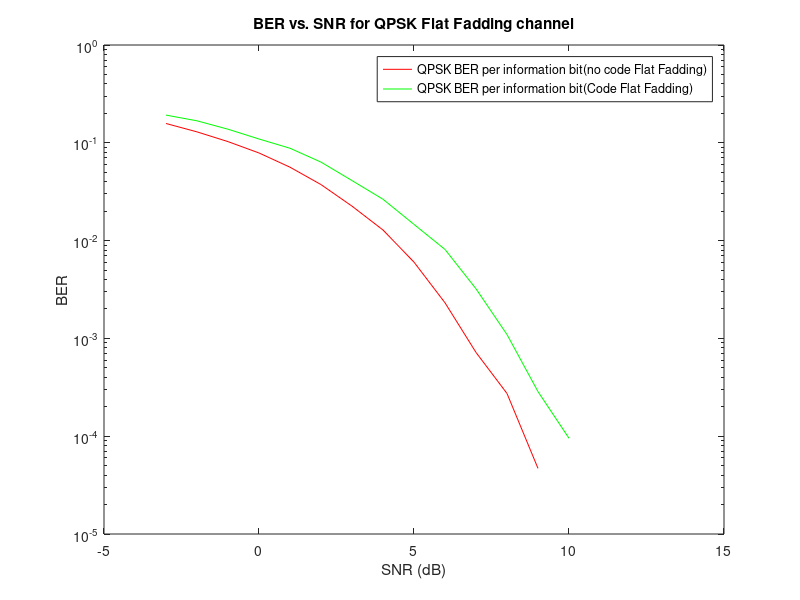

Here is the MATLAB script that generated this plot:
%-------------------------------QPSK--------------------------------------
clc;
clear;
close all;
% Parameters:
Eb = 1;
Eb_Code=1;
A=1;
A_information=1/sqrt(3);
CP = 16;
L  = 1000;                   % Number of symbols (1000)
N  = L*(64+CP);              % Number of bits (40000)
SNR=-3:1:12;                  % Assumption SNR in (dB)
OFDM_SYM_nocode      = [];   % the OFDM symblos for no code
OFDM_SYM             = [];   % The OFDM symbols for code
QPSK_code_ifft_CYC   = [];   % the output from the cyclic extension
QPSK_nocode_ifft_CYC = [];
Receivied = [];              % the recevied data at the receiver
BER_QPSK_nocode = [];        %QPSK BER NO CODE
BER_QPSK_code   = [];        %QPSK BER coded
NO_OF_BITS_nocode=128;       %128 bits will be generated for no code
NO_OF_BITS_code=42;          %42 bits will be generated for coded to be 126
for x1 = 1:L
    information_bits1 = randi([0, 1], 1, NO_OF_BITS_nocode);
    information_bits2 = randi([0, 1], 1, NO_OF_BITS_code);
    NoCode_Bits=information_bits1;
    rep_bits = repelem(information_bits2, 3);
    rep_bits = [rep_bits, zeros(1,2)];
    
    % construct the OFDM symbols
    OFDM_SYM_nocode = [OFDM_SYM_nocode, NoCode_Bits];
    OFDM_SYM=[OFDM_SYM information_bits2];
    
 %-------------------------Interleaver block------------------------------
    % passing the data througth the interleaver block
     NOCODE_interleaver = matintrlv(NoCode_Bits, 8, 16);
     CODE_interleaver = matintrlv(rep_bits, 8, 16);
%---------------------------Mapper Block----------------------------------
    % mapping the data of no code into QPSK
    codeword_coded_QPSK = [];
    x2 = 1;
    for x3 = 1:2:128
        if (CODE_interleaver(x3) == 0 && CODE_interleaver(x3 + 1) == 0)
            codeword_coded_QPSK(x2) = -1 - 1i;
        elseif (CODE_interleaver(x3) == 0 && CODE_interleaver(x3 + 1) == 1)
            codeword_coded_QPSK(x2) = -1 + 1i;
        elseif (CODE_interleaver(x3) == 1 && CODE_interleaver(x3 + 1) == 0)
            codeword_coded_QPSK(x2) = 1 - 1i;
        elseif (CODE_interleaver(x3) == 1 && CODE_interleaver(x3 + 1) == 1)
            codeword_coded_QPSK(x2) = 1 + 1i;
        end
        x2 = x2 + 1;
    end
    % mapping the data of Code into QPSK
    codeword_no_code_QPSK = [];
    x2=1;
    for x3 = 1:2:128
        if (NOCODE_interleaver(x3) == 0 && NOCODE_interleaver(x3 + 1) == 0)
            codeword_no_code_QPSK(x2) = -1 - 1i;
        elseif (NOCODE_interleaver(x3) == 0 && NOCODE_interleaver(x3 + 1) == 1)
            codeword_no_code_QPSK(x2) = -1 + 1i;
        elseif (NOCODE_interleaver(x3) == 1 && NOCODE_interleaver(x3 + 1) == 0)
            codeword_no_code_QPSK(x2) = 1 - 1i;
        elseif (NOCODE_interleaver(x3) == 1 && NOCODE_interleaver(x3 + 1) == 1)
            codeword_no_code_QPSK(x2) = 1 + 1i;
        end
        x2 = x2 + 1;
    end
    % Passing the data througth the ifft block
    QPSK_code_ifft = ifft((codeword_coded_QPSK.*A_information), 64);
    QPSK_nocode_ifft =ifft(codeword_no_code_QPSK, 64);
    % Add the cyclic extension
    QPSK_code_ifft_CYC = [QPSK_code_ifft_CYC, QPSK_code_ifft(64 - CP + 1:64) QPSK_code_ifft];
    QPSK_nocode_ifft_CYC = [QPSK_nocode_ifft_CYC, QPSK_nocode_ifft(64 - CP + 1:64) QPSK_nocode_ifft];
end
% Ask for the channel type (Flat Fadding == 1) or (Frequncy Selective == 2)
CH_TP = menu('Choose the channle type', 'Flat Fadding', 'Frequency Selective');

% Passing the data througth the channel, then design the receiver
% Parameters
for x4 = SNR
    % Parameters
    remove_nocode_CYC = [];
    remove_coded_CYC = [];
    binary_nocode_received = [] ;
    binary_coded_received = [] ;
    received_nocode_bits = zeros(1,64);
    received_coded_bits = zeros(1,64);
    
    segma = 10 ^ (x4 / 10);
    N0 = Eb / segma;
    NO_coded=Eb_Code/segma;
    
    % Model the noise
    nc = normrnd(0, sqrt(N0 / 2), 1, N);
    ns = normrnd(0, sqrt(N0 / 2), 1, N);
    nc2 = normrnd(0, sqrt(NO_coded / 2), 1, N);
    ns2 = normrnd(0, sqrt(NO_coded / 2), 1, N);
    Noise_QPSK = (nc + 1j * ns)/sqrt(64);
    Noise_QPSK_code=(nc2+1j*ns2)/sqrt(64);
     if CH_TP == 1               % Flat Fadding channel
        %---------------------------------------------------------------%
        % CHANNEL_RAYLEIGH_FLAT_FADING_CHANNEL        
        % Eng.mohamed wa2el he said to remove Rayleigh channel from OFDM
        % hr = normrnd(0, sqrt(0.5), 1, L);
        %hi = normrnd(0, sqrt(0.5), 1, L);
        %channel_QPSK = hr + 1j * hi;
        
        % Passing the data througth the channel
        r_nocode = [];                % the output of the data after the channel and noise
        r_com_nocode = [];          % the ouput after the channel compensator
        r_code = [];                % the output of the data after the channel and noise
        r_com_code = [];          % the ouput after the channel compensator
        x5 = 1;
      for x6 = 1 : (CP + 64) : L * (CP + 64)
       r_nocode = [r_nocode, QPSK_nocode_ifft_CYC(x6:x6 + 63 + CP)];%* channel_QPSK(x5)];
       r_code   = [r_code  , QPSK_code_ifft_CYC(x6:x6 + 63 + CP)]; %* channel_QPSK(x5)];
       x5 = x5 + 1;
      end
              % Adding the noise
        noised_Data_nocode =r_nocode + Noise_QPSK;
        noised_Data_code = r_code + Noise_QPSK_code;
        % Design the receiver
        % First remove the channel effect
        x7 = 1;
        for x8 = 1 : (CP + 64) : L * (CP + 64)
            r_com_nocode = [r_com_nocode noised_Data_nocode(x8:x8 + CP +63) ];%/ channel_QPSK(x7)];
            r_com_code = [r_com_code noised_Data_code(x8:x8 + CP +63)];% / channel_QPSK(x7)];
            x7 = x7 + 1;
        end
    % Remove the cyclic effect, then de-map the signal, and pass throuth
    % the de-interleaver   
    % Remove the cyclic extension
    for x1 = 1 : (CP + 64) : (L * (CP + 64))
     remove_nocode_CYC = [remove_nocode_CYC r_com_nocode(x1 + CP:x1 + (CP + 63))];
     remove_coded_CYC  = [remove_coded_CYC r_com_code(x1 + CP:x1 + (CP + 63))];
    end
    % Passing througth the fft block to invert the effect the ifft
    for x1 = 1:64:64 * L
        %no code fft
        received_nocode_bits = remove_nocode_CYC(x1:x1 + 63);
        received_nocode_bits_fft = fft(received_nocode_bits, 64);
        bits_nocode_fft = received_nocode_bits_fft;
        %coded fft
        received_coded_bits = remove_coded_CYC(x1:x1 + 63);
        received_coded_bits_fft = fft(received_coded_bits, 64);
        bits_coded_fft = received_coded_bits_fft;
        % passing the data througth the de mapper
        bit_nocode_demapped = [];
        bit_coded_demapped = [];
        x2 = 1;
        for x3 = 1:64
            if (real(bits_nocode_fft(x3)) >= 0 && imag(bits_nocode_fft(x3)) >= 0)
                bit_nocode_demapped(x2)      = 1;
                bit_nocode_demapped(x2 + 1)  = 1;
            elseif (real(bits_nocode_fft(x3)) <= 0 && imag(bits_nocode_fft(x3)) >= 0)
                bit_nocode_demapped(x2)      = 0;
                bit_nocode_demapped(x2 + 1)  = 1;
            elseif (real(bits_nocode_fft(x3)) >= 0 && imag(bits_nocode_fft(x3)) <= 0)
                bit_nocode_demapped(x2)      = 1;
                bit_nocode_demapped(x2 + 1)  = 0;
            elseif (real(bits_nocode_fft(x3)) <= 0 && imag(bits_nocode_fft(x3)) <= 0)
                bit_nocode_demapped(x2)      = 0;
                bit_nocode_demapped(x2 + 1)  = 0;
            end
            x2 = x2 + 2;
        end
        x2 = 1;
        for x3 = 1:64
            if (real(bits_coded_fft(x3)) >= 0 && imag(bits_coded_fft(x3)) >= 0)
                bit_coded_demapped(x2)      = 1;
                bit_coded_demapped(x2 + 1)  = 1;
            elseif (real(bits_coded_fft(x3)) <= 0 && imag(bits_coded_fft(x3)) >= 0)
                bit_coded_demapped(x2)      = 0;
                bit_coded_demapped(x2 + 1)  = 1;
            elseif (real(bits_coded_fft(x3)) >= 0 && imag(bits_coded_fft(x3)) <= 0)
                bit_coded_demapped(x2)      = 1;
                bit_coded_demapped(x2 + 1)  = 0;
            elseif (real(bits_coded_fft(x3)) <= 0 && imag(bits_coded_fft(x3)) <= 0)
                bit_coded_demapped(x2)      = 0;
                bit_coded_demapped(x2 + 1)  = 0;
            end
            x2 = x2 + 2;
        end
        % Passing the data througth the de-interleaver
        bk_de_nocode_intrlv = matintrlv(bit_nocode_demapped, 16, 8);
        bk_de_nocode_intrlv_copy = bk_de_nocode_intrlv;
        
        bk_de_coded_intrlv = matintrlv(bit_coded_demapped, 16, 8);
        bk_de_coded_intrlv_copy = bk_de_coded_intrlv;
        %-------------------Decoder for coding----------------------------
        temp = [] ;
            x2 = 1;
            for i = 1:3:126
                NO_OF_ZEROS = nnz(~bk_de_coded_intrlv(i:i + 2)); % Get the number of zeros
                if NO_OF_ZEROS > 1
                    temp(x2) = 0;
                else
                    temp(x2) = 1;
                end
                x2 = x2 + 1;
            end
            bk_de_coded_intrlv_copy = temp;
        binary_coded_received = [binary_coded_received, bk_de_coded_intrlv_copy];    
        binary_nocode_received = [binary_nocode_received, bk_de_nocode_intrlv_copy];
    end
    % plotiing the data
    [~, Rat1] = biterr(OFDM_SYM_nocode, binary_nocode_received);
    BER_QPSK_nocode = [BER_QPSK_nocode, Rat1];
    [~, Rat2] = biterr(OFDM_SYM, binary_coded_received);
    BER_QPSK_code = [BER_QPSK_code, Rat2];
    %-------------------------------------------------------------------
    %--------------------------------- Frequncy Selective cghannel
        %----------------------------------------------------------------------%
    elseif CH_TP == 2                % Frequncy Selective cghannel
        %----------------------------------------------------------------------%
       No_code_Equilizer=[];
       Code_Equilizer=[];
       H=[0.4 0 0.26 0 0 0.4 0 0.6 0 0.5];
       H_FFT = fft(H, 64);
       %Passing the data througth the channel
        r_nocode = [];                % the output of the data after the channel and noise
        r_code = [];                % the output of the data after the channel and noise
        channel_nocode_sel = QPSK_nocode_ifft_CYC + Noise_QPSK;
        channel_code_sel = QPSK_code_ifft_CYC + Noise_QPSK_code;
        
        convolution_nocode = conv(channel_nocode_sel, H);
        convolution_code = conv(channel_code_sel, H);
        
        r_nocode = [r_nocode, convolution_nocode];
        r_code = [r_code, convolution_code];
        
        % Remove the cyclic extension
        r_nocode_new=r_nocode(1:(length(r_nocode)-length(H)+1));
        r_code_new=r_code(1:(length(r_code)-length(H)+1));
    
        for x1 = 1 : (CP + 64) : (L * (CP + 64))
          remove_nocode_CYC = [remove_nocode_CYC r_nocode_new(x1 + CP:x1 + (CP + 63))];
          remove_coded_CYC  = [remove_coded_CYC r_code_new(x1 + CP:x1 + (CP + 63))];
        end
        
        % Passing througth the fft block to invert the effect the ifft
    for x1 = 1:64:64 * L
        %no code fft
        received_nocode_bits = remove_nocode_CYC(x1:x1 + 63);
        received_nocode_bits_fft = fft(received_nocode_bits, 64);
        %coded fft
        received_coded_bits = remove_coded_CYC(x1:x1 + 63);
        received_coded_bits_fft = fft(received_coded_bits, 64);
         
        %Equilizer
        No_code_Equilizer=received_nocode_bits_fft./H_FFT;
        Code_Equilizer=received_coded_bits_fft./H_FFT;
        
        bits_nocode_fft = No_code_Equilizer;
        bits_coded_fft = Code_Equilizer;
        % passing the data througth the de mapper
        bit_nocode_demapped = [];
        bit_coded_demapped = [];
        x2 = 1;
        for x3 = 1:64
            if (real(bits_nocode_fft(x3)) >= 0 && imag(bits_nocode_fft(x3)) >= 0)
                bit_nocode_demapped(x2)      = 1;
                bit_nocode_demapped(x2 + 1)  = 1;
            elseif (real(bits_nocode_fft(x3)) <= 0 && imag(bits_nocode_fft(x3)) >= 0)
                bit_nocode_demapped(x2)      = 0;
                bit_nocode_demapped(x2 + 1)  = 1;
            elseif (real(bits_nocode_fft(x3)) >= 0 && imag(bits_nocode_fft(x3)) <= 0)
                bit_nocode_demapped(x2)      = 1;
                bit_nocode_demapped(x2 + 1)  = 0;
            elseif (real(bits_nocode_fft(x3)) <= 0 && imag(bits_nocode_fft(x3)) <= 0)
                bit_nocode_demapped(x2)      = 0;
                bit_nocode_demapped(x2 + 1)  = 0;
            end
            x2 = x2 + 2;
        end
        x2 = 1;
        for x3 = 1:64
            if (real(bits_coded_fft(x3)) >= 0 && imag(bits_coded_fft(x3)) >= 0)
                bit_coded_demapped(x2)      = 1;
                bit_coded_demapped(x2 + 1)  = 1;
            elseif (real(bits_coded_fft(x3)) <= 0 && imag(bits_coded_fft(x3)) >= 0)
                bit_coded_demapped(x2)      = 0;
                bit_coded_demapped(x2 + 1)  = 1;
            elseif (real(bits_coded_fft(x3)) >= 0 && imag(bits_coded_fft(x3)) <= 0)
                bit_coded_demapped(x2)      = 1;
                bit_coded_demapped(x2 + 1)  = 0;
            elseif (real(bits_coded_fft(x3)) <= 0 && imag(bits_coded_fft(x3)) <= 0)
                bit_coded_demapped(x2)      = 0;
                bit_coded_demapped(x2 + 1)  = 0;
            end
            x2 = x2 + 2;
        end
        % Passing the data througth the de-interleaver
        bk_de_nocode_intrlv = matintrlv(bit_nocode_demapped, 16, 8);
        bk_de_nocode_intrlv_copy = bk_de_nocode_intrlv;
        
        bk_de_coded_intrlv = matintrlv(bit_coded_demapped, 16, 8);
        bk_de_coded_intrlv_copy = bk_de_coded_intrlv;
        %-------------------Decoder for coding----------------------------
        temp = [] ;
            x2 = 1;
            for i = 1:3:126
                NO_OF_ZEROS = nnz(~bk_de_coded_intrlv(i:i + 2)); % Get the number of zeros
                if NO_OF_ZEROS > 1
                    temp(x2) = 0;
                else
                    temp(x2) = 1;
                end
                x2 = x2 + 1;
            end
            bk_de_coded_intrlv_copy = temp;
        binary_coded_received = [binary_coded_received, bk_de_coded_intrlv_copy];    
        binary_nocode_received = [binary_nocode_received, bk_de_nocode_intrlv_copy];
    end
    % plotiing the data
    [~, Rat1] = biterr(OFDM_SYM_nocode, binary_nocode_received);
    BER_QPSK_nocode = [BER_QPSK_nocode, Rat1];
    [~, Rat2] = biterr(OFDM_SYM, binary_coded_received);
    BER_QPSK_code = [BER_QPSK_code, Rat2];
        %----------------------------------------------------------------------%
     else                % Wrong Choise
        fprintf('Please choose the channel type\n');
        return;
    end
  
end

if CH_TP == 1
    figure;
    semilogy(SNR,BER_QPSK_nocode,'red');
    hold on
    semilogy(SNR,BER_QPSK_code,'green');
    hold on
    fprintf('With Flad Fadding Channel\n');
    title('BER vs. SNR for QPSK Flat Fadding channel');
    xlabel('SNR (dB)');
    ylabel('BER');
    legend('QPSK BER per information bit(no code Flat Fadding)','QPSK BER per information bit(Code Flat Fadding)');
elseif CH_TP == 2
    figure;
    semilogy(SNR,BER_QPSK_nocode,'red');
    hold on
    semilogy(SNR,BER_QPSK_code,'green');
    hold on
    fprintf('With Frequncy Selective Channel\n');
    title('BER vs. SNR for QPSK Frequency Selective channel');
    xlabel('SNR (dB)');
    ylabel('BER');
    legend('QPSK BER per information bit (no code Flat Fadding)','QPSK BER  per information bit (Code Flat Fadding)');
end

